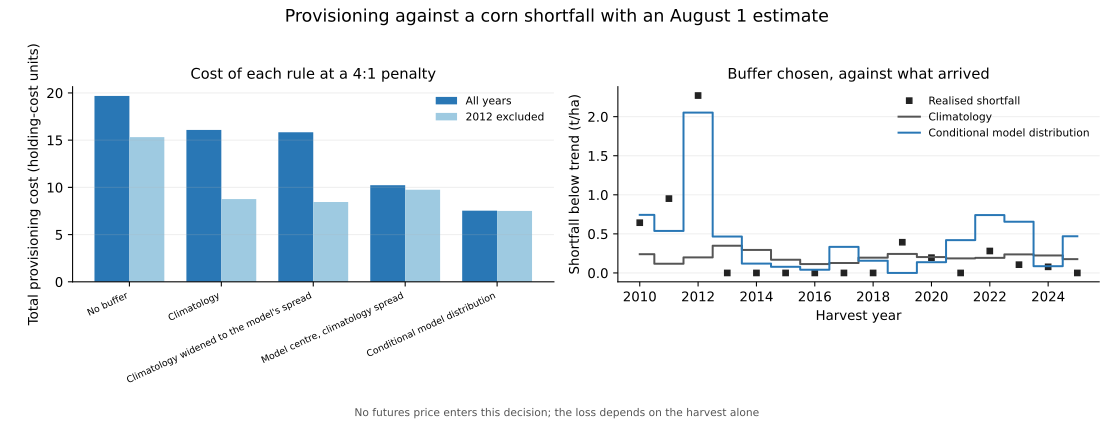

Python code for this plot:
"""What the corn supply-risk estimate is worth to someone provisioning against it.

A price-free newsvendor decision: a buyer sets a buffer against a yield
shortfall, pays an asymmetric penalty for under-provisioning, and is scored
against what the harvest delivered. No futures price enters, so this cannot
restate the project's rejected trading signal as a profit. The question is only
whether the conditional distribution beats the free climatological one.
"""

from __future__ import annotations

import argparse
import hashlib
import sys
from pathlib import Path

import matplotlib
import pandas as pd

matplotlib.use("Agg")
import matplotlib.pyplot as plt  # noqa: E402

ROOT = Path(__file__).resolve().parents[1]
if str(ROOT / "src") not in sys.path:
    sys.path.insert(0, str(ROOT / "src"))

from pipeline.config import load_geography, load_sources  # noqa: E402
from pipeline.storage import ProcessedStore, default_data_root  # noqa: E402
from pipeline.yield_decisions import (  # noqa: E402
    CVAR_LEVEL, PENALTY_RATIOS, bootstrap_difference, decide, score_decisions,
    severity_strata, spread_diagnostic,
)
from pipeline.yield_intervals import fold_residuals  # noqa: E402
from pipeline.yield_nowcast import (  # noqa: E402
    ISSUE_MONTHS, NOWCAST_FEATURE_SETS, build_issue_table,
)
from pipeline.yield_validation import (  # noqa: E402
    FEATURE_SETS, INPUT_TABLES, MIN_TRAIN_YEARS, build_annual_table,
)

# The decision a buyer can actually take, and the bound better data would give.
FEASIBLE_ISSUE = 8
HEADLINE_FEATURE_SET = "points_drought"
INFEASIBLE = {"counties_drought": FEATURE_SETS["counties_drought"]}
SAMPLES = ("all_years", "exclude_2012")
STRATEGY_LABELS = {
    "no_buffer": "No buffer",
    "climatology": "Climatology (no weather data)",
    "climatology_scaled": "Climatology widened to the model's spread",
    "model": "Conditional model distribution",
    "model_point_only": "Model centre, climatology spread",
}
COLORS = {"climatology": "#555555", "climatology_scaled": "#b58900",
          "model": "#2977b5", "model_point_only": "#087f70",
          "no_buffer": "#b13b42"}


def fingerprints(store: ProcessedStore) -> dict[str, str]:
    paths = {name: store.path(name) for name in INPUT_TABLES}
    paths.update({f"config/{name}.yaml": ROOT / "config" / f"{name}.yaml"
                  for name in ("sources", "geography")})
    result = {}
    for name, path in paths.items():
        digest = hashlib.sha256()
        with path.open("rb") as handle:
            for block in iter(lambda: handle.read(1024 * 1024), b""):
                digest.update(block)
        result[name] = digest.hexdigest()
    return result


def _save_svg(figure, path: Path) -> None:
    figure.savefig(path, metadata={"Date": None})
    path.write_text("\n".join(line.rstrip() for line
                              in path.read_text().splitlines()) + "\n")


def nowcast_cohort(issues: pd.DataFrame) -> list[int]:
    """The nowcast's own common-year cohort, so the issue dates stay comparable."""
    features = sorted({column for names in NOWCAST_FEATURE_SETS.values()
                       for column in names})
    eligible = issues.dropna(subset=[*features, "yield_t_per_ha"]).groupby(
        "year")["issue_month"].agg(set)
    return eligible.index[eligible.map(
        lambda months: months == set(ISSUE_MONTHS))].tolist()


def collect(issues: pd.DataFrame, annual: pd.DataFrame, *,
            min_train_years: int, penalty_ratios) -> dict[str, pd.DataFrame]:
    """Score every information set and sample, keeping feasibility explicit."""
    common = nowcast_cohort(issues)
    decisions, spreads = [], []
    for sample in SAMPLES:
        years = [year for year in common
                 if sample == "all_years" or year != 2012]
        for month in ISSUE_MONTHS:
            frame = issues.loc[issues["year"].isin(years)
                               & (issues["issue_month"] == month)]
            folds = list(fold_residuals(frame.set_index("year"),
                                        NOWCAST_FEATURE_SETS,
                                        min_train_years=min_train_years))
            if not folds:
                raise SystemExit(f"{sample}/{month:02d}-01: too few seasons")
            frames = [decide(folds, penalty_ratios=penalty_ratios),
                      spread_diagnostic(folds)]
            for target, built in zip((decisions, spreads), frames):
                built.insert(0, "issue_month", month)
                built.insert(0, "information_set", "nowcast")
                built.insert(0, "feasible", True)
                built.insert(0, "sample", sample)
                target.append(built)
        # The full-season county set is not published in time for an August
        # decision; it is scored only as a bound on what better data would buy.
        table = annual if sample == "all_years" else annual.drop(index=2012,
                                                                 errors="ignore")
        folds = list(fold_residuals(table, INFEASIBLE,
                                    min_train_years=min_train_years))
        frames = [decide(folds, penalty_ratios=penalty_ratios),
                  spread_diagnostic(folds)]
        for target, built in zip((decisions, spreads), frames):
            built.insert(0, "issue_month", pd.NA)
            built.insert(0, "information_set", "full_season")
            built.insert(0, "feasible", False)
            built.insert(0, "sample", sample)
            target.append(built)

    keys = ("sample", "information_set", "issue_month", "feature_set")
    everything = pd.concat(decisions, ignore_index=True)
    return {
        "decisions": everything,
        "spreads": pd.concat(spreads, ignore_index=True),
        "scores": score_decisions(everything, group_columns=keys),
        "bootstrap": bootstrap_difference(everything, group_columns=keys),
        "strata": severity_strata(everything, group_columns=keys),
    }


def _feasible(frame: pd.DataFrame, sample: str) -> pd.DataFrame:
    return frame.loc[(frame["sample"] == sample)
                     & (frame["information_set"] == "nowcast")
                     & (frame["issue_month"] == FEASIBLE_ISSUE)
                     & (frame["feature_set"] == HEADLINE_FEATURE_SET)]


def plot_decisions(scores: pd.DataFrame, decisions: pd.DataFrame,
                   output_dir: Path) -> None:
    """Cost by strategy in both samples, and the buffer against the harvest."""
    with plt.rc_context({"svg.fonttype": "none",
                         "svg.hashsalt": "corn-yield-decisions-v1"}):
        fig, axes = plt.subplots(1, 2, figsize=(11.6, 4.4))
        order = ["no_buffer", "climatology", "climatology_scaled",
                 "model_point_only", "model"]
        width = 0.38
        for offset, (sample, label) in enumerate(
                [("all_years", "All years"),
                 ("exclude_2012", "2012 excluded")]):
            frame = _feasible(scores, sample)
            frame = frame.loc[frame["penalty_ratio"] == 4.0].set_index("strategy")
            values = [frame.loc[name, "total_cost"] if name in frame.index else 0.0
                      for name in order]
            axes[0].bar([index + offset * width for index in range(len(order))],
                        values, width=width, label=label,
                        color="#2977b5" if sample == "all_years" else "#9ecae1")
        axes[0].set_xticks([index + width / 2 for index in range(len(order))])
        axes[0].set_xticklabels([STRATEGY_LABELS[name].replace(" (no weather data)", "")
                                 for name in order], rotation=25, ha="right",
                                fontsize=7)
        axes[0].set_ylabel("Total provisioning cost (holding-cost units)")
        axes[0].set_title("Cost of each rule at a 4:1 penalty", fontsize=11)
        axes[0].legend(frameon=False, fontsize=8)

        band = _feasible(decisions, "all_years")
        band = band.loc[band["penalty_ratio"] == 4.0]
        realised = band.drop_duplicates("year").sort_values("year")
        axes[1].plot(realised["year"], realised["actual_shortfall"], marker="s",
                     markersize=4, color="#222222", linestyle="none",
                     label="Realised shortfall")
        for strategy in ("climatology", "model"):
            line = band.loc[band["strategy"] == strategy].sort_values("year")
            axes[1].step(line["year"], line["buffer"], where="mid",
                         color=COLORS[strategy],
                         label=STRATEGY_LABELS[strategy].replace(
                             " (no weather data)", ""))
        axes[1].set_ylabel("Shortfall below trend (t/ha)")
        axes[1].set_xlabel("Harvest year")
        axes[1].set_title("Buffer chosen, against what arrived", fontsize=11)
        axes[1].legend(frameon=False, fontsize=8)
        for ax in axes:
            ax.grid(axis="y", alpha=0.2)
            ax.spines[["top", "right"]].set_visible(False)
        fig.suptitle("Provisioning against a corn shortfall with an August 1 "
                     "estimate", fontsize=13)
        fig.text(0.5, 0.015, "No futures price enters this decision; the loss "
                 "depends on the harvest alone", ha="center", fontsize=8,
                 color="#555555")
        fig.tight_layout(rect=(0, 0.05, 1, 0.95))
        _save_svg(fig, output_dir / "corn_yield_decisions.svg")
        plt.close(fig)


def _cost_table(scores: pd.DataFrame) -> list[str]:
    lines = [
        "| Sample | Penalty | Strategy | Total cost | Mean | "
        f"CVaR ({CVAR_LEVEL:.0%}) | Mean buffer | Years short | vs climatology |",
        "|---|---:|---|---:|---:|---:|---:|---:|---:|",
    ]
    for row in scores.itertuples(index=False):
        reduction = ("—" if pd.isna(row.cost_reduction)
                     else f"{row.cost_reduction:+.1%}")
        lines.append(
            f"| {row.sample} | {row.penalty_ratio:.0f}:1 | "
            f"{STRATEGY_LABELS.get(row.strategy, row.strategy)} | "
            f"{row.total_cost:.2f} | {row.mean_cost:.3f} | {row.cvar_cost:.3f} | "
            f"{row.mean_buffer:.3f} | {row.years_short} | {reduction} |")
    return lines


def _verdict_lines(boot: pd.DataFrame, boot_ex: pd.DataFrame,
                   strata: pd.DataFrame) -> list[str]:
    """State what the resampling supports, and where the saving comes from."""
    lines = []
    positive = boot.loc[boot["bootstrap_p025"] > 0, "penalty_ratio"].tolist()
    straddle = boot.loc[boot["bootstrap_p025"] <= 0, "penalty_ratio"].tolist()
    if positive or straddle:
        claim = []
        if positive:
            claim.append(
                "excludes zero only at the "
                + ", ".join(f"{ratio:.0f}:1" for ratio in positive)
                + " asymmetry")
        if straddle:
            claim.append(
                "straddles zero at "
                + ", ".join(f"{ratio:.0f}:1" for ratio in straddle))
        lines.append(
            "Read against the resampling, the all-years saving "
            + " and ".join(claim)
            + ". The one asymmetry where it is cleanly positive is the most "
              "risk-averse one, which is coherent rather than convenient: 2012 "
              "is precisely the season a buyer with an 8:1 penalty is afraid of, "
              "so that is where a tail-sensitive loss should find value.")
    if not boot_ex.empty:
        worst = boot_ex.loc[boot_ex["probability_positive"].idxmin()]
        best = boot_ex.loc[boot_ex["probability_positive"].idxmax()]
        lines.append(
            "Without 2012 every bootstrap interval straddles zero, with the "
            f"probability of a saving running from {worst.probability_positive:.0%} "
            f"at {worst.penalty_ratio:.0f}:1 to {best.probability_positive:.0%} at "
            f"{best.penalty_ratio:.0f}:1 and the harvests improved barely "
            "outnumbering those made worse. On fifteen seasons that is not a "
            "detectable advantage, and it should not be quoted as one.")
    regime = strata.loc[(strata["information_set"] == "nowcast")
                        & (strata["issue_month"] == FEASIBLE_ISSUE)
                        & (strata["feature_set"] == HEADLINE_FEATURE_SET)
                        & (strata["sample"] == "exclude_2012")
                        & (strata["penalty_ratio"] == 4.0)
                        & (strata["strategy"] == "model")].set_index("regime")
    if {"shortfall", "at_or_above_trend"}.issubset(regime.index):
        short = float(regime.loc["shortfall", "total_cost_vs_baseline"])
        calm = float(regime.loc["at_or_above_trend", "total_cost_vs_baseline"])
        lines.append(
            "The regime split shows the shape of it. In the refitted run "
            f"without 2012, at a 4:1 penalty, the model saves {short:+.2f} cost "
            f"units across the seasons that did fall short and loses "
            f"{abs(calm):.2f} across those at or above trend, where its buffer "
            "was provisioned against a shortfall that never came. It behaves "
            "like an insurance instrument: it pays in bad years and charges a "
            f"premium in good ones, netting {short + calm:+.2f} over the fifteen "
            "seasons. That net is positive, and it is also inside the bootstrap "
            "interval above — a point estimate worth reporting, not an effect "
            "this sample can establish.")
    return lines


def render_report(bundle: dict[str, pd.DataFrame], *, hashes: dict[str, str],
                  min_train_years: int, penalty_ratios) -> str:
    scores, boot, spreads = bundle["scores"], bundle["bootstrap"], bundle["spreads"]
    feasible = _feasible(scores, "all_years")
    feasible_ex = _feasible(scores, "exclude_2012")

    def saving(frame: pd.DataFrame, ratio: float) -> float:
        row = frame.loc[(frame["penalty_ratio"] == ratio)
                        & (frame["strategy"] == "model")]
        return float(row["cost_reduction"].iloc[0]) if len(row) else float("nan")

    def scaled_saving(frame: pd.DataFrame, ratio: float) -> float:
        subset = frame.loc[frame["penalty_ratio"] == ratio].set_index("strategy")
        if not {"model", "climatology_scaled"}.issubset(subset.index):
            return float("nan")
        return 1.0 - (subset.loc["model", "total_cost"]
                      / subset.loc["climatology_scaled", "total_cost"])

    ratio_mean = float(_feasible(spreads, "all_years")["spread_ratio"].mean())
    ratio_mean_ex = float(_feasible(spreads, "exclude_2012")["spread_ratio"].mean())
    boot_feasible = _feasible(boot, "all_years")
    boot_ex = _feasible(boot, "exclude_2012")
    lines = [
        "# Using the corn supply-risk estimate to provision against a shortfall", "",
        "## Who this is for", "",
        "The project's two headline findings only conflict for a speculator. "
        "Public weather measures a corn supply shock, and the same information "
        "produces no futures-return edge. A grain buyer, feed mill, ethanol "
        "plant, or agricultural lender already holds that exposure whether or "
        "not they forecast it, and what a better forecast buys them is a lower "
        "chance of being caught short — not a trading profit. That benefit "
        "survives in a perfectly efficient market, so it is the use this "
        "project's evidence can actually support.", "",
        "## The decision, and why no price appears in it", "",
        "A demonstration that let its user size a futures position from the "
        "model would be reimporting the directional signal that failed every "
        "validation here, and reporting that failure as a profit. **No price "
        "enters this analysis.** The user provisions a physical buffer against "
        "a shortfall in the crop they must handle; the loss depends on the "
        "harvest alone.", "",
        "Each August the user commits a buffer against the shortfall below that "
        "fold's own trend forecast. Provisioning less than the shortfall costs "
        "`penalty` per tonne per hectare short; provisioning more costs one unit "
        "per tonne carried. Under that loss the optimal buffer is the "
        "`penalty / (penalty + 1)` quantile of the predictive shortfall "
        "distribution, so a better distribution shows up directly as a better "
        "buffer. **The asymmetry is a stated preference, not an estimate**, and "
        "results are reported at "
        + ", ".join(f"{ratio:.0f}:1" for ratio in penalty_ratios)
        + ". Costs are in units of the holding cost; converting to currency "
          "multiplies every strategy by the same constant and changes no "
          "ranking.", "",
        f"Every buffer uses only earlier harvests, with at least "
        f"{min_train_years} of them, and the predictive distributions come from "
        "the same chronological folds as the calibrated intervals.", "",
        "## The strategies, and the control that matters", "",
        "`climatology` is what the user can do with no weather data at all: the "
        "training years' own deviations from trend. `model` uses the conditional "
        "conformal distribution. `model_point_only` keeps the model's centre but "
        "borrows climatology's spread, separating knowing where the distribution "
        "sits from knowing how wide it is.", "",
        "`climatology_scaled` is the control this design needs. An asymmetric "
        "loss rewards a wider predictive distribution for its own sake, because "
        "over-provisioning is the cheap error, so a model that is merely more "
        "uncertain than climatology would post a saving that has nothing to do "
        "with information. This strategy hands the no-weather user the model's "
        "uncertainty without the model's information. A saving that is really "
        "just conservatism appears here too.", "",
        "## Predeclared expectation", "",
        "Stated before the numbers and not revised after them: the decomposition "
        "report found the model's skill concentrated in the seasons furthest "
        "from trend, and the interval report found its coverage of 2012 marginal "
        "and its August calibration understated. The saving was therefore "
        "expected to concentrate in 2012 and to shrink substantially in the "
        "refitted run without it. A saving that survived 2012's removal would be "
        "the stronger result; one that did not would mean the estimate is not "
        "yet decision-grade outside catastrophic seasons.", "",
        "## Results: the August 1 decision", "",
        f"Information set `{HEADLINE_FEATURE_SET}` at August 1 — the only one of "
        "these a buyer could actually use. Sixteen harvests, or fifteen without "
        "2012.", "",
        *_cost_table(pd.concat([feasible, feasible_ex]).sort_values(
            ["sample", "penalty_ratio", "strategy"])), "",
        "![Decision costs and buffers](corn_yield_decisions.svg)", "",
        "## Is the saving just a wider buffer?", "",
        f"No. The model's residual spread averages {ratio_mean:.2f} times the "
        f"climatological spread across all years and {ratio_mean_ex:.2f} without "
        "2012, so it is the *less* uncertain of the two and cannot be buying its "
        "advantage through conservatism. Widening climatology to match the "
        "model's spread does help a little, but the model still beats that "
        "control by "
        + ", ".join(f"{scaled_saving(feasible, ratio):+.1%} at "
                    f"{ratio:.0f}:1" for ratio in penalty_ratios)
        + " across all years, falling to "
        + ", ".join(f"{scaled_saving(feasible_ex, ratio):+.1%}"
                    for ratio in penalty_ratios)
        + " respectively once 2012 is removed.", "",
        "## Uncertainty on the saving", "",
        "Whole harvests are resampled, because a crop year is the independent "
        "observation and sixteen of them are too few for a point estimate to "
        "stand alone. A positive value is a saving against climatology.", "",
        "| Sample | Penalty | Mean saving per harvest | 2.5% | Median | 97.5% | "
        "P(saving > 0) | Harvests better | Harvests worse |",
        "|---|---:|---:|---:|---:|---:|---:|---:|---:|",
    ]
    for row in pd.concat([boot_feasible, boot_ex]).sort_values(
            ["sample", "penalty_ratio"]).itertuples(index=False):
        lines.append(
            f"| {row.sample} | {row.penalty_ratio:.0f}:1 | "
            f"{row.mean_saving_per_harvest:+.3f} | {row.bootstrap_p025:+.3f} | "
            f"{row.bootstrap_median:+.3f} | {row.bootstrap_p975:+.3f} | "
            f"{row.probability_positive:.1%} | {row.harvests_improved} | "
            f"{row.harvests_worsened} |")
    lines += [
        "", "## Interpretation", "",
        "The predeclared expectation held. Across all years the conditional "
        "distribution cuts provisioning cost against the no-weather baseline by "
        + ", ".join(f"{saving(feasible, ratio):.0%} at {ratio:.0f}:1"
                    for ratio in penalty_ratios)
        + ". Once 2012 is removed from training and evaluation and every fold is "
          "refitted, the same comparison falls to "
        + ", ".join(f"{saving(feasible_ex, ratio):.0%}"
                    for ratio in penalty_ratios)
        + " respectively.", "",
        "So the decision value behaves like the R², the interval coverage, and "
        "the severity strata before it: most of it is 2012. What remains after "
        "2012 is removed is a double-digit point estimate rather than nothing, "
        "which is a better outcome than those earlier sections showed — but as "
        "the resampling below makes clear, fifteen harvests cannot separate it "
        "from zero.", "",
        *_verdict_lines(boot_feasible, boot_ex, bundle["strata"]), "",
        "The practical statement a commodity analyst can take from this project "
        "is therefore narrow and, within its limits, usable. An August estimate "
        "built from free public weather is worth having mainly as insurance "
        "against a 2012: it sizes a buffer better than climatology when the "
        "crop is genuinely failing, and adds little when it is not. It is not a "
        "source of edge against the futures market, and the supporting interval "
        "is wide enough — around ±8.7% of trend yield for the full season, more "
        "in season — that any provisioning decision has to be built around the "
        "spread rather than the central value.", "",
        "The full-season rows in the committed CSVs are a bound rather than a "
        "decision. County weather is not published in time to inform an August "
        "commitment, as the nowcast report's availability audit established, so "
        "that information set measures what better-timed data would be worth "
        "and not what this archive can deliver.", "",
        "## Limits", "",
        "The loss function is a stated preference. A real buyer's penalty "
        "asymmetry, storage economics, basis exposure, and contractual "
        "obligations are all absent, and only the penalty ratio is varied here. "
        "The quantity is national yield per hectare rather than any particular "
        "firm's volume, so the costs are per-unit and notional. Harvests are "
        "revised historical values, not the vintages a decision would have faced "
        "at the time, and all sixteen have already informed this project, so "
        "this is a retrospective demonstration rather than a fresh holdout. No "
        "trading specification is touched and no sealed holdout is opened.", "",
        "## Reproduce", "",
        "```bash", "PYTHONPATH=src python analysis/corn_yield_decisions.py",
        "```", "",
        "Use `--data-root` for an archived data directory, `--output-dir` for a "
        "separate destination, and `--penalty-ratios` to change the asymmetries. "
        "Inspect the [per-harvest decisions](corn_yield_decisions_decisions.csv), "
        "[strategy scores](corn_yield_decisions_scores.csv), "
        "[bootstrap](corn_yield_decisions_bootstrap.csv), "
        "[regime strata](corn_yield_decisions_strata.csv), and "
        "[spread diagnostic](corn_yield_decisions_spreads.csv). Input "
        "fingerprints:", "",
    ]
    lines.extend(f"- `{name}`: `{value}`" for name, value in hashes.items())
    return "\n".join(lines) + "\n"


def main() -> None:
    parser = argparse.ArgumentParser(description=__doc__)
    parser.add_argument("--data-root", type=Path, default=default_data_root())
    parser.add_argument("--output-dir", type=Path, default=ROOT / "analysis")
    parser.add_argument("--min-train-years", type=int, default=MIN_TRAIN_YEARS)
    parser.add_argument("--penalty-ratios", type=float, nargs="+",
                        default=list(PENALTY_RATIOS))
    args = parser.parse_args()
    store = ProcessedStore(args.data_root)
    geography = load_geography()
    lag = load_sources()["nasa_power"].publication_lag_days
    if lag is None:
        raise SystemExit("the August decision requires an explicit POWER lag")

    bundle = collect(
        build_issue_table(
            store.read("nasa_power_point_daily"),
            store.read("usdm_county_drought"),
            store.read("nclimgrid_county_daily"),
            store.read("owid_yields_annual"), geography, power_lag_days=lag),
        build_annual_table(store, geography),
        min_train_years=args.min_train_years,
        penalty_ratios=tuple(args.penalty_ratios))

    args.output_dir.mkdir(parents=True, exist_ok=True)
    stem = args.output_dir / "corn_yield_decisions"
    for name, frame in bundle.items():
        frame.to_csv(f"{stem}_{name}.csv", index=False, float_format="%.10g")
    plot_decisions(bundle["scores"], bundle["decisions"], args.output_dir)
    Path(f"{stem}_report.md").write_text(render_report(
        bundle, hashes=fingerprints(store),
        min_train_years=args.min_train_years,
        penalty_ratios=tuple(args.penalty_ratios)))

    shown = pd.concat([_feasible(bundle["scores"], sample)
                       for sample in SAMPLES])
    print(shown[["sample", "penalty_ratio", "strategy", "total_cost",
                 "cvar_cost", "years_short", "cost_reduction"]].to_string(
        index=False, float_format=lambda value: f"{value:.3f}"))
    print(f"Wrote {stem}_{{decisions,spreads,scores,bootstrap,strata}}.csv, "
          f"{stem}_report.md, {stem}.svg")


if __name__ == "__main__":
    main()
